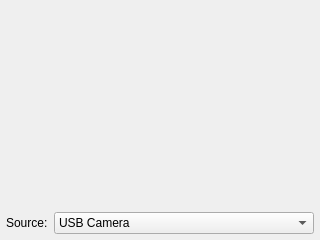
<?xml version="1.0" encoding="UTF-8"?>
<ui version="4.0">
 <class>CameraInputSelectorWidget</class>
 <widget class="QWidget" name="CameraInputSelectorWidget">
  <property name="geometry">
   <rect>
    <x>0</x>
    <y>0</y>
    <width>320</width>
    <height>240</height>
   </rect>
  </property>
  <property name="maximumSize">
   <size>
    <width>320</width>
    <height>240</height>
   </size>
  </property>
  <property name="windowTitle">
   <string>Camera Input Selector</string>
  </property>
  <layout class="QVBoxLayout" name="verticalLayout" stretch="1,0">
   <property name="margin">
    <number>6</number>
   </property>
   <item>
    <widget class="CvWidget" name="camera" native="true"/>
   </item>
   <item>
    <layout class="QHBoxLayout" name="horizontalLayout" stretch="0,1">
     <item>
      <widget class="QLabel" name="label">
       <property name="text">
        <string>Source:</string>
       </property>
      </widget>
     </item>
     <item>
      <widget class="QComboBox" name="source">
       <item>
        <property name="text">
         <string>USB Camera</string>
        </property>
       </item>
       <item>
        <property name="text">
         <string>Parrot® AR.Drone™ Front Camera</string>
        </property>
       </item>
       <item>
        <property name="text">
         <string>Parrot® AR.Drone™ Bottom Camera</string>
        </property>
       </item>
      </widget>
     </item>
    </layout>
   </item>
  </layout>
 </widget>
 <customwidgets>
  <customwidget>
   <class>CvWidget</class>
   <extends>QWidget</extends>
   <header>CvWidget.h</header>
   <container>1</container>
  </customwidget>
 </customwidgets>
 <resources/>
 <connections/>
</ui>
